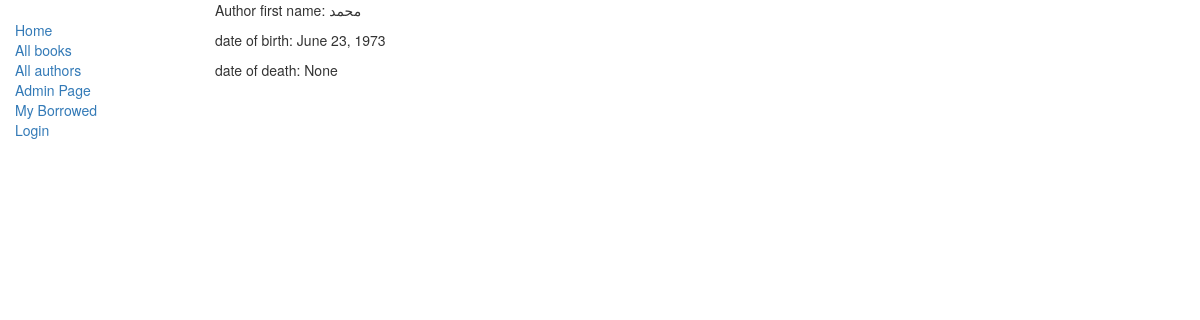
Page /catalog/authors/1/ on the committed database.
### catalog/models.py (models this page shows, shortened)
class Author(models.Model):
    first_name = models.CharField(max_length=100)
    last_name = models.CharField(max_length=100)
    date_of_birth = models.DateField(null=True, blank=True)
    date_of_death = models.DateField('Died', null=True, blank=True)

### catalog/views.py (the view)
# urls.py: re_path(r'^authors/(?P<pk>\d+)/$', views.AuthorDetailView.as_view(), name='author-detail'),
class AuthorDetailView(generic.DetailView):
    model = models.Author
    template_name = 'catalog/author_detail.html'

### catalog/templates/catalog/author_detail.html
{% extends "catalog/base_generic.html" %}
{% block content %}
<p> Author first name: {{author.first_name}} </p>
<p> date of birth: {{author.date_of_birth}} </p>
<p> date of death: {{author.date_of_death}} </p>
{% endblock %}

### rows in the picture
Author: first_name "محمد", date_of_birth "June 23, 1973", date_of_death "None"
